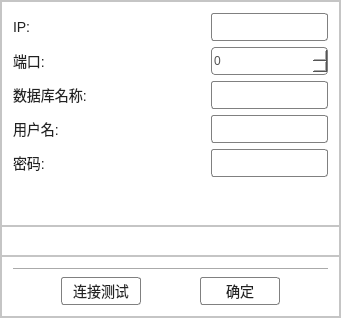
<?xml version="1.0" encoding="UTF-8"?>
<ui version="4.0">
 <class>CMySqlDBParaUI</class>
 <widget class="QDialog" name="CMySqlDBParaUI">
  <property name="geometry">
   <rect>
    <x>0</x>
    <y>0</y>
    <width>341</width>
    <height>318</height>
   </rect>
  </property>
  <property name="windowTitle">
   <string>CMySqlDBParaUI</string>
  </property>
  <layout class="QGridLayout" name="gridLayout">
   <property name="leftMargin">
    <number>0</number>
   </property>
   <property name="topMargin">
    <number>0</number>
   </property>
   <property name="rightMargin">
    <number>0</number>
   </property>
   <property name="bottomMargin">
    <number>0</number>
   </property>
   <property name="spacing">
    <number>0</number>
   </property>
   <item row="0" column="0">
    <widget class="QFrame" name="borderFrame">
     <property name="styleSheet">
      <string notr="true">
QLabel{
color: rgba(34, 34, 34,255);
font: 14px;
font-family: &quot;Microsoft YaHei&quot;;
background:transparent;
}

QWidget{
background-color: rgba(255, 255, 255);
}

QPushButton{border:1px solid gray;border-radius:3px;background:white;color:rgba(34, 34, 34, 255);font: 14px;font-family:&quot;Microsoft YaHei&quot;;}
QPushButton:hover{border:1px solid rgb(0, 173, 239);color:rgb(0, 173, 239);}
QPushButton:pressed{border:1px solid rgb(0, 173, 239);color:rgb(0, 173, 239);}
QPushButton:!enabled{border:1px solid gray;color:gray;}

QCheckBox{color: rgb(34, 34, 34);font: 12px; font-family: &quot;Microsoft YaHei&quot;;}
QCheckBox::indicator{width:20px;height:20px;}
QCheckBox::indicator:unchecked{image:url(:/Dialog/unchecked);}
QCheckBox::indicator:unchecked:hover{image:url(:/Dialog/unchecked);}
QCheckBox::indicator:unchecked:pressed{image:url(:/Dialog/checked);}
QCheckBox::indicator:checked{image: url(:/Dialog/checked);}
QCheckBox::indicator:checked:hover{image: url(:/Dialog/checked);}
QCheckBox::indicator:checked:pressed{image: url(:/Dialog/unchecked);}
QCheckBox::indicator:indeterminate:pressed{image: url(:/Dialog/checked);}

QGroupBox{color: rgb(34, 34, 34);font: 12px; font-family: &quot;Microsoft YaHei&quot;;border: 1px solid gray; border-radius: 4px;}
QGroupBox::indicator{width:20px;height:20px;}
QGroupBox::indicator:unchecked{image:url(:/Dialog/unchecked);}
QGroupBox::indicator:unchecked:hover{image:url(:/Dialog/unchecked);}
QGroupBox::indicator:unchecked:pressed{image:url(:/Dialog/checked);}
QGroupBox::indicator:checked{image: url(:/Dialog/checked);}
QGroupBox::indicator:checked:hover{image: url(:/Dialog/checked);}
QGroupBox::indicator:checked:pressed{image: url(:/Dialog/unchecked);}
QGroupBox::indicator:indeterminate:pressed{image: url(:/Dialog/checked);}

QRadioButton{color: rgb(34, 34, 34);font: 12px; font-family: &quot;Microsoft YaHei&quot;;}
QRadioButton::indicator{width:20px;height:20px;}
QRadioButton::indicator:unchecked{image:url(:/Dialog/unchecked);}
QRadioButton::indicator:unchecked:hover{image:url(:/Dialog/unchecked);}
QRadioButton::indicator:unchecked:pressed{image:url(:/Dialog/checked);}
QRadioButton::indicator:checked{image: url(:/Dialog/checked);}
QRadioButton::indicator:checked:hover{image: url(:/Dialog/checked);}
QRadioButton::indicator:checked:pressed{image: url(:/Dialog/unchecked);}
QRadioButton::indicator:indeterminate:pressed{image: url(:/Dialog/checked);}

QLineEdit{border:1px solid gray;border-radius:3px;color: rgba(34, 34, 34,200);font: 12px;font-family: &quot;Microsoft YaHei&quot;;background:white;}
QLineEdit:hover{border:1px solid rgb(0,173,239);}
QLineEdit:read-only{border:1px solid gray;color:gray;background:rgba(230, 230, 230, 230)}
QTextEdit{border:1px solid gray;color: rgba(34, 34, 34,200);font: 14px;font-family: &quot;Microsoft YaHei&quot;;background:white;}

QComboBox{border:1px solid gray;border-radius:3px;padding:1px 18px 1px 3px;color: rgba(34, 34, 34,200);font: 12px;font-family: &quot;Microsoft YaHei&quot;;background:white;}
QComboBox:hover{border:1px solid rgb(0,173,239);}
QComboBox:editable{border:1px solid gray;border-radius:3px;padding:1px 18px 1px 3px;color: rgba(34, 34, 34,200);font: 12px;font-family: &quot;Microsoft YaHei&quot;;background:white;}
QComboBox::drop-down{width:15px;border-left-width:1px;border-left-color:darkgray;border-left-style:solid;border-top-right-radius:3px;border-bottom-right-radius:3px;}
QComboBox::down-arrow{ image:url(:/Dialog/arrowdown_reset);}
QComboBox::down-arrow:on{top:1px;left:1px;}
QComboBox QAbstractItemView{color: rgb(34, 34, 34);font: 14px;font-family:&quot;Microsoft YaHei&quot;;outline: 0px;}

QSpinBox {border-radius: 4px;border:1px solid gray;color: rgba(34, 34, 34,200);font: 12px; font-family: &quot;Microsoft YaHei&quot;;}
QSpinBox::up-button {;subcontrol-position:right;image: url(:/Dialog/up_right);width:12px;height:20px;}
QSpinBox::up-button:hover{subcontrol-position:right;image: url(:/Dialog/pushed_right);width:12px;height:20px;}
QSpinBox::up-button:pressed{subcontrol-position:right;image: url(:/Dialog/pushed_right);width:12px;height:20px;}
QSpinBox::down-button {subcontrol-position:left;image: url(:/Dialog/up_left);width:12px;height:20px;}
QSpinBox::down-button:hover {subcontrol-position:left;image: url(:/Dialog/pushed_left);width:12px;height:20px;}
QSpinBox::down-button:pressed {subcontrol-position:left;image: url(:/Dialog/pushed_left);width:12px;height:20px;}
QDoubleSpinBox {border-radius: 4px;border:1px solid gray;color: rgba(34, 34, 34,200);font: 12px; font-family: &quot;Microsoft YaHei&quot;;}

QDoubleSpinBox::up-button {;subcontrol-position:right;image: url(:/Dialog/up_right);width:12px;height:20px;}
QDoubleSpinBox::up-button:hover{subcontrol-position:right;image: url(:/Dialog/pushed_right);width:12px;height:20px;}
QDoubleSpinBox::up-button:pressed{subcontrol-position:right;image: url(:/Dialog/pushed_right);width:12px;height:20px;}
QDoubleSpinBox::down-button {subcontrol-position:left;image: url(:/Dialog/up_left);width:12px;height:20px;}
QDoubleSpinBox::down-button:hover {subcontrol-position:left;image: url(:/Dialog/pushed_left);width:12px;height:20px;}
QDoubleSpinBox::down-button:pressed {subcontrol-position:left;image: url(:/Dialog/pushed_left);width:12px;height:20px;}

QDateTimeEdit {border-radius: 4px;border:1px solid gray;color: rgba(34, 34, 34,200);font: 14px; font-family: &quot;Microsoft YaHei&quot;;}
QDateTimeEdit:hover{border:1px solid rgb(0,173,239);}
QDateTimeEdit::drop-down{width:25px;border-left-width:1px;border-left-color:darkgray;border-left-style:solid;border-top-right-radius:3px;border-bottom-right-radius:3px;}
QDateTimeEdit::down-arrow{ image:url(:/Dialog/cal);}
QCalendarWidget QMenu{width:80px;left:10px;}
QCalendarWidget QToolButton{height:18px;}
QCalendarWidget QToolButton:hover{border-radius: 0px;color: rgba(34, 34, 34,255);}
QCalendarWidget QAbstractItemView{selection-background-color:rgb(0, 173, 239);}


QScrollArea{border:none;background-color: transparent;border: 1px solid gray;}
QScrollBar::vertical{width:8px;background: transparent;margin:0px, 0px, 0px, 0px;padding-top:0px;padding-bottom:0px;}
QScrollBar::handle:vertical{width:8px;background:rgba(200, 200, 200);}
QScrollBar::handle:vertical:hover{width:16px;background:rgba(0, 173, 239);}
QScrollBar::add-line:vertical{height:0px;width:0px;background:transparent;subcontrol-position:width;subcontrol-origin:margin;}
QScrollBar::sub-line:vertical{height:0px; width:0px;background:transparent;subcontrol-position:top;subcontrol-origin:margin;}
QScrollBar::add-line:vertical:hover{height:0px; width:0px;background: transparent;subcontrol-position:width;subcontrol-origin:margin;}
QScrollBar::sub-line:vertical:hover{height:0px; width:0px;background: transparent;subcontrol-position:top;subcontrol-origin:margin;}
QScrollBar::add-page:vertical,QScrollBar::sub-page:vertical{background:none;}

QScrollBar::horizontal{height:8px;background: transparent;margin:0px, 0px, 0px, 0px;padding-top:0px;padding-bottom:0px;}
QScrollBar::handle:horizontal{height:8px;background:rgb(200, 200, 200);}
QScrollBar::handle:horizontal:hover{height:16px;background:rgb(0, 173, 239);}
QScrollBar::add-line:horizontal{height:0px;width:0px;background:transparent;subcontrol-position:width;subcontrol-origin:margin;}
QScrollBar::sub-line:horizontal{height:0px; width:0px;background: transparent;subcontrol-position:top;subcontrol-origin:margin;}
QScrollBar::add-line:horizontal:hover{height:0px; width:0px;background: transparent;subcontrol-position:width;subcontrol-origin:margin;}
QScrollBar::sub-line:horizontal:hover{height:0px; width:0px;background: transparent;subcontrol-position:top;subcontrol-origin:margin;}
QScrollBar::add-page:horizontal,QScrollBar::sub-page:horizontal{background:none;}

QHeaderView{background:rgb(245, 245, 245);font: 14px;font-family:&quot;Microsoft YaHei&quot;;}
QHeaderView::section{background:transparent;}


QTabWidget{
border: none;background:rgba(255, 255,255,255);
}
QTabWidget::pane {
border: none;background:rgba(255, 255,255,255);}
QTabWidget::tab-bar{
background:rgba(255, 255,255,255);
}
QTabBar::tab{
width:80px;height:30px;
background:rgba(255, 255,255,255);
border-bottom:4px solid rgba(255, 255,255,255);
color: rgba(34, 34, 34,255);
font: 14px;font-family: &quot;Microsoft YaHei&quot;;
}
QTabBar::tab:selected{
border-bottom:4px solid rgba(0, 173, 239,255);
}
QTabBar::tab:selected:hover{
border-bottom:4px solid rgba(0, 173, 239,150);
}
QTabBar::tab:!selected{
border: none;
border-bottom:4px solid rgba(230, 230,230,255);
}

QToolBox{
color: rgba(34, 34, 34,255);
font: 14px;
font-family: &quot;Microsoft YaHei&quot;;

}
QToolBox::tab {
color: rgba(34, 34, 34,255);
font: 14px;
font-family: &quot;Microsoft YaHei&quot;;
border-top:4px solid rgba(245, 245, 245);
}

QToolBox::tab:selected{
color: rgba(34, 34, 34,255);
font: 14px;
font-family: &quot;Microsoft YaHei&quot;;
background:rgba(250, 250, 250);
border-top:4px solid qlineargradient(spread:pad, x1:0, y1:0, x2:1, y2:0, stop:0 rgba(0, 173, 239, 255), stop:1 rgba(0, 173, 239, 50));
}

QProgressBar{
border: 1px solid grey;
background:transparent;
}

QProgressBar::chunk {
background-color: rgba(0, 173, 239, 255);
width: 20px;
}

QProgressBar {
text-align: center;
color: rgba(34, 34, 34,255);
font: 14px;font-family: &quot;Microsoft YaHei&quot;;
}


</string>
     </property>
     <property name="frameShape">
      <enum>QFrame::StyledPanel</enum>
     </property>
     <property name="frameShadow">
      <enum>QFrame::Raised</enum>
     </property>
     <layout class="QGridLayout" name="gridLayout_4">
      <property name="leftMargin">
       <number>0</number>
      </property>
      <property name="topMargin">
       <number>0</number>
      </property>
      <property name="rightMargin">
       <number>0</number>
      </property>
      <property name="bottomMargin">
       <number>0</number>
      </property>
      <property name="spacing">
       <number>0</number>
      </property>
      <item row="2" column="0">
       <widget class="QFrame" name="frame_2">
        <property name="frameShape">
         <enum>QFrame::StyledPanel</enum>
        </property>
        <property name="frameShadow">
         <enum>QFrame::Raised</enum>
        </property>
        <layout class="QGridLayout" name="gridLayout_3">
         <item row="1" column="0">
          <spacer name="horizontalSpacer">
           <property name="orientation">
            <enum>Qt::Horizontal</enum>
           </property>
           <property name="sizeHint" stdset="0">
            <size>
             <width>37</width>
             <height>20</height>
            </size>
           </property>
          </spacer>
         </item>
         <item row="1" column="4">
          <widget class="QPushButton" name="okBtn">
           <property name="minimumSize">
            <size>
             <width>80</width>
             <height>28</height>
            </size>
           </property>
           <property name="maximumSize">
            <size>
             <width>16777215</width>
             <height>28</height>
            </size>
           </property>
           <property name="text">
            <string>确定</string>
           </property>
          </widget>
         </item>
         <item row="1" column="1">
          <widget class="QPushButton" name="testBtn">
           <property name="minimumSize">
            <size>
             <width>80</width>
             <height>28</height>
            </size>
           </property>
           <property name="maximumSize">
            <size>
             <width>16777215</width>
             <height>28</height>
            </size>
           </property>
           <property name="text">
            <string>连接测试</string>
           </property>
          </widget>
         </item>
         <item row="1" column="3">
          <spacer name="horizontalSpacer_2">
           <property name="orientation">
            <enum>Qt::Horizontal</enum>
           </property>
           <property name="sizeHint" stdset="0">
            <size>
             <width>37</width>
             <height>20</height>
            </size>
           </property>
          </spacer>
         </item>
         <item row="1" column="5">
          <spacer name="horizontalSpacer_3">
           <property name="orientation">
            <enum>Qt::Horizontal</enum>
           </property>
           <property name="sizeHint" stdset="0">
            <size>
             <width>37</width>
             <height>20</height>
            </size>
           </property>
          </spacer>
         </item>
         <item row="0" column="0" colspan="6">
          <widget class="Line" name="line">
           <property name="orientation">
            <enum>Qt::Horizontal</enum>
           </property>
          </widget>
         </item>
        </layout>
       </widget>
      </item>
      <item row="0" column="0">
       <widget class="QFrame" name="frame">
        <property name="frameShape">
         <enum>QFrame::StyledPanel</enum>
        </property>
        <property name="frameShadow">
         <enum>QFrame::Raised</enum>
        </property>
        <layout class="QGridLayout" name="gridLayout_2">
         <item row="4" column="2">
          <widget class="QLineEdit" name="editPassword">
           <property name="minimumSize">
            <size>
             <width>0</width>
             <height>28</height>
            </size>
           </property>
           <property name="maximumSize">
            <size>
             <width>16777215</width>
             <height>28</height>
            </size>
           </property>
           <property name="echoMode">
            <enum>QLineEdit::PasswordEchoOnEdit</enum>
           </property>
          </widget>
         </item>
         <item row="3" column="0">
          <widget class="QLabel" name="label_4">
           <property name="text">
            <string>用户名:</string>
           </property>
          </widget>
         </item>
         <item row="1" column="2">
          <widget class="QSpinBox" name="spinBoxPort">
           <property name="minimumSize">
            <size>
             <width>0</width>
             <height>28</height>
            </size>
           </property>
           <property name="maximumSize">
            <size>
             <width>16777215</width>
             <height>28</height>
            </size>
           </property>
           <property name="maximum">
            <number>65535</number>
           </property>
          </widget>
         </item>
         <item row="0" column="1">
          <spacer name="horizontalSpacer_4">
           <property name="orientation">
            <enum>Qt::Horizontal</enum>
           </property>
           <property name="sizeHint" stdset="0">
            <size>
             <width>40</width>
             <height>20</height>
            </size>
           </property>
          </spacer>
         </item>
         <item row="3" column="2">
          <widget class="QLineEdit" name="editUserName">
           <property name="minimumSize">
            <size>
             <width>0</width>
             <height>28</height>
            </size>
           </property>
           <property name="maximumSize">
            <size>
             <width>16777215</width>
             <height>28</height>
            </size>
           </property>
          </widget>
         </item>
         <item row="4" column="0">
          <widget class="QLabel" name="label_5">
           <property name="text">
            <string>密码:</string>
           </property>
          </widget>
         </item>
         <item row="2" column="0">
          <widget class="QLabel" name="label_3">
           <property name="text">
            <string>数据库名称:</string>
           </property>
          </widget>
         </item>
         <item row="0" column="0">
          <widget class="QLabel" name="label">
           <property name="text">
            <string>IP:</string>
           </property>
          </widget>
         </item>
         <item row="0" column="2">
          <widget class="QLineEdit" name="editIP">
           <property name="minimumSize">
            <size>
             <width>0</width>
             <height>28</height>
            </size>
           </property>
           <property name="maximumSize">
            <size>
             <width>16777215</width>
             <height>28</height>
            </size>
           </property>
          </widget>
         </item>
         <item row="6" column="1">
          <spacer name="verticalSpacer">
           <property name="orientation">
            <enum>Qt::Vertical</enum>
           </property>
           <property name="sizeHint" stdset="0">
            <size>
             <width>20</width>
             <height>40</height>
            </size>
           </property>
          </spacer>
         </item>
         <item row="2" column="2">
          <widget class="QLineEdit" name="editDBName">
           <property name="minimumSize">
            <size>
             <width>0</width>
             <height>28</height>
            </size>
           </property>
           <property name="maximumSize">
            <size>
             <width>16777215</width>
             <height>28</height>
            </size>
           </property>
          </widget>
         </item>
         <item row="1" column="0">
          <widget class="QLabel" name="label_2">
           <property name="text">
            <string>端口:</string>
           </property>
          </widget>
         </item>
        </layout>
       </widget>
      </item>
      <item row="1" column="0">
       <widget class="QFrame" name="frame_3">
        <property name="frameShape">
         <enum>QFrame::StyledPanel</enum>
        </property>
        <property name="frameShadow">
         <enum>QFrame::Raised</enum>
        </property>
        <layout class="QGridLayout" name="gridLayout_5">
         <property name="leftMargin">
          <number>0</number>
         </property>
         <property name="topMargin">
          <number>0</number>
         </property>
         <property name="rightMargin">
          <number>0</number>
         </property>
         <property name="bottomMargin">
          <number>0</number>
         </property>
         <property name="spacing">
          <number>0</number>
         </property>
         <item row="0" column="0">
          <spacer name="horizontalSpacer_5">
           <property name="orientation">
            <enum>Qt::Horizontal</enum>
           </property>
           <property name="sizeHint" stdset="0">
            <size>
             <width>166</width>
             <height>20</height>
            </size>
           </property>
          </spacer>
         </item>
         <item row="0" column="1">
          <widget class="QLabel" name="lblTestResult">
           <property name="minimumSize">
            <size>
             <width>0</width>
             <height>28</height>
            </size>
           </property>
           <property name="maximumSize">
            <size>
             <width>16777215</width>
             <height>28</height>
            </size>
           </property>
           <property name="text">
            <string/>
           </property>
          </widget>
         </item>
         <item row="0" column="2">
          <spacer name="horizontalSpacer_6">
           <property name="orientation">
            <enum>Qt::Horizontal</enum>
           </property>
           <property name="sizeHint" stdset="0">
            <size>
             <width>165</width>
             <height>20</height>
            </size>
           </property>
          </spacer>
         </item>
        </layout>
       </widget>
      </item>
     </layout>
    </widget>
   </item>
  </layout>
 </widget>
 <layoutdefault spacing="6" margin="11"/>
 <resources/>
 <connections/>
</ui>
